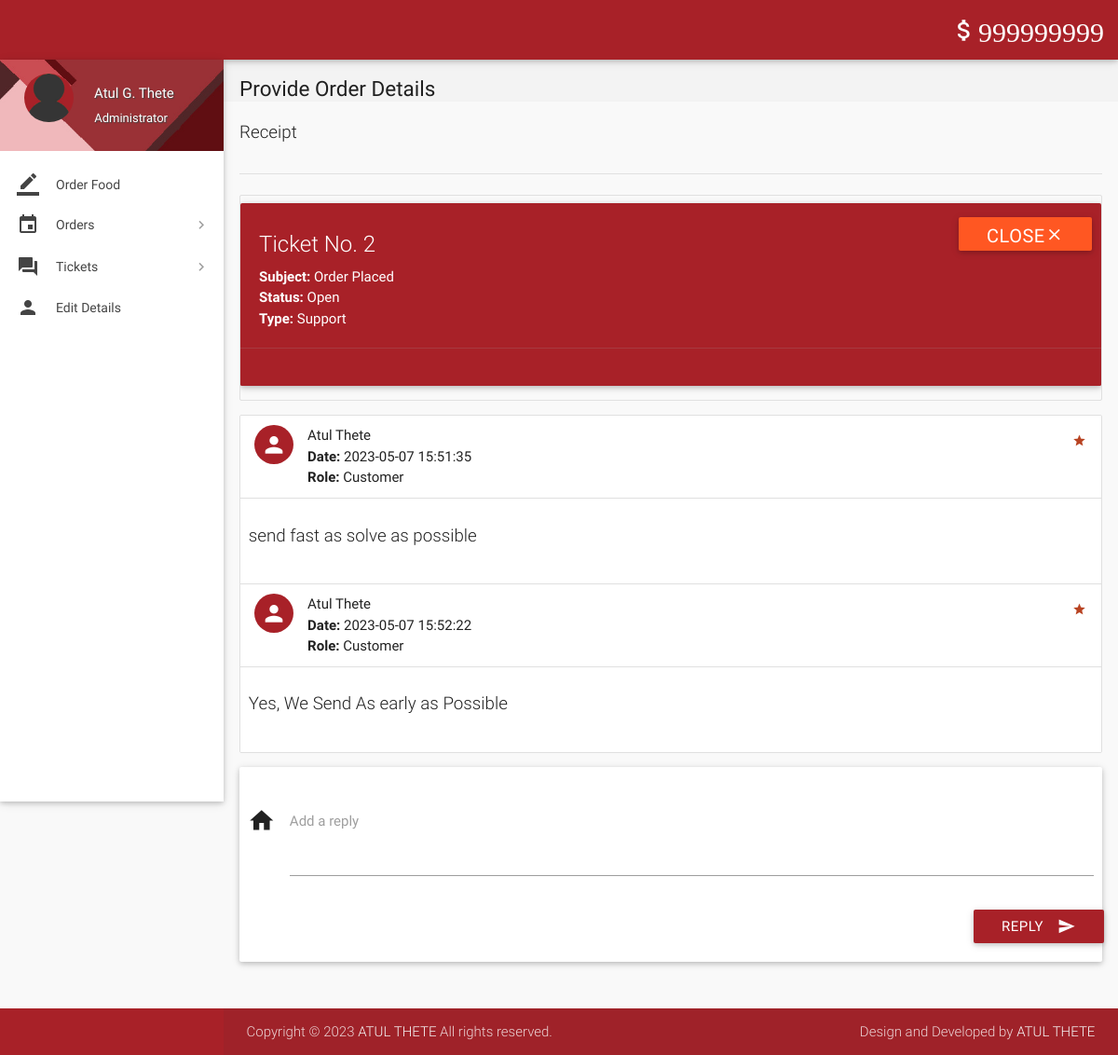
Screenshot of /view-ticket-admin.php?id=2 (signed in) with the database file from the repository.
### tables this page shows
CREATE TABLE `wallet_details` (
  `id` int(11) NOT NULL,
  `wallet_id` int(11) NOT NULL,
  `number` varchar(16) NOT NULL,
  `cvv` int(3) NOT NULL,
  `balance` int(11) NOT NULL DEFAULT 2000
);

CREATE TABLE `tickets` (
  `id` int(11) NOT NULL,
  `poster_id` int(11) NOT NULL,
  `subject` varchar(100) NOT NULL,
  `description` varchar(3000) NOT NULL,
  `status` varchar(8) NOT NULL DEFAULT 'Open',
  `type` varchar(30) NOT NULL DEFAULT 'Others',
  `date` datetime NOT NULL DEFAULT current_timestamp(),
  `deleted` tinyint(4) NOT NULL DEFAULT 0
);

CREATE TABLE `ticket_details` (
  `id` int(11) NOT NULL,
  `ticket_id` int(11) NOT NULL,
  `user_id` int(11) NOT NULL,
  `description` varchar(1000) NOT NULL,
  `date` datetime NOT NULL DEFAULT current_timestamp()
);

CREATE TABLE `users` (
  `id` int(11) NOT NULL,
  `role` varchar(15) NOT NULL DEFAULT 'Customer',
  `name` varchar(15) NOT NULL,
  `username` varchar(100) NOT NULL,
  `password` varchar(16) NOT NULL,
  `email` varchar(35) DEFAULT NULL,
  `address` varchar(300) DEFAULT NULL,
  `contact` bigint(11) NOT NULL,
  `verified` tinyint(1) NOT NULL DEFAULT 0,
  `deleted` tinyint(4) NOT NULL DEFAULT 0
);

### includes/wallet.php (called while the page is built)
<?php
$user_id=$_SESSION['user_id'];
$sql = mysqli_query($con, "SELECT * FROM wallet where customer_id = $user_id");
while($row1 = mysqli_fetch_array($sql)){
$wallet_id = $row1['id'];
}
$sql = mysqli_query($con, "SELECT * FROM wallet_details where wallet_id = $wallet_id");
while($row1 = mysqli_fetch_array($sql)){
$balance = $row1['balance'];
}
?>

### includes/connect.php (called while the page is built, shortened)
<?php
$name = $_SESSION['name'];
$role = $_SESSION['role'];
?>

### view-ticket-admin.php (the view, shortened to what this page needs)
<?php
include 'includes/connect.php';
include 'includes/wallet.php';
$continue=0;
if($_SESSION['admin_sid']==session_id())
{
		$ticket_id = $_GET['id'];
		$sql1 = "SELECT * FROM tickets WHERE id = $ticket_id;";
		if(mysqli_num_rows(mysqli_query($con,$sql1))>0){
			$row  = $con->query($sql1)->fetch_assoc();
			$type = $row['type'];
			$subject = $row['subject'];
			$status = $row['status'];
			$continue=1;
		}
		else
			$continue = 0;
}
if($continue){
?>
<!DOCTYPE html>
<html lang="en">
<head>
  <link href="css/materialize.min.css" type="text/css" rel="stylesheet" media="screen,projection">
  <link href="css/style.min.css" type="text/css" rel="stylesheet" media="screen,projection">
  <link href="css/custom/custom.min.css" type="text/css" rel="stylesheet" media="screen,projection">
  <link href="js/plugins/perfect-scrollbar/perfect-scrollbar.css" type="text/css" rel="stylesheet" media="screen,projection">
</head>
<body>
  <header id="header" class="page-topbar">
        <div class="navbar-fixed">
            <nav class="navbar-color">
                <div class="nav-wrapper">
                    <ul class="left">
                      <li><h1 class="logo-wrapper"><a href="index.php" class="brand-logo darken-1"><img src="images/materialize-logo.png" alt="logo"></a> <span class="logo-text">Logo</span></h1></li>
                    </ul>
                    <ul class="right hide-on-med-and-down">
                        <li><a href="#" class="waves-effect waves-block waves-light"><i class="mdi-editor-attach-money"><?php echo $balance;?></i></a>
                        </li>
                    </ul>
                </div>
            </nav>
        </div>
  </header>
  <div id="main">
    <div class="wrapper">
      <aside id="left-sidebar-nav">
        <ul id="slide-out" class="side-nav fixed leftside-navigation">
            <li class="user-details cyan darken-2">
            <div class="row">
                <div class="col col s4 m4 l4">
                    <img src="images/avatar.jpg" alt="" class="circle responsive-img valign profile-image">
                </div>
                <div class="col col s8 m8 l8">
                    <a class="btn-flat dropdown-button waves-effect waves-light white-text profile-btn" href="#" data-activates="profile-dropdown"><?php echo $name;?> <i class="mdi-navigation-arrow-drop-down right"></i></a>
                    <p class="user-roal"><?php echo $role;?></p>
                </div>
            </div>
            </li>
            <li class="bold"><a href="index.php" class="waves-effect waves-cyan"><i class="mdi-editor-border-color"></i> Order Food</a>
            </li>
                <li class="no-padding">
                    <ul class="collapsible collapsible-accordion">
                        <li class="bold"><a class="collapsible-header waves-effect waves-cyan"><i class="mdi-editor-insert-invitation"></i> Orders</a>
                        </li>
                    </ul>
                </li>
                 <li class="no-padding">
                    <ul class="collapsible collapsible-accordion">
                        <li class="bold"><a class="collapsible-header waves-effect waves-cyan"><i class="mdi-action-question-answer"></i> Tickets</a>
                        </li>
                    </ul>
                </li>
            <li class="bold"><a href="details.php" class="waves-effect waves-cyan"><i class="mdi-social-person"></i> Edit Details</a>
            </li>
        </ul>
        </aside>
      <section id="content">
        <div id="breadcrumbs-wrapper">
          <div class="container">
            <div class="row">
              <div class="col s12 m12 l12">
                <h5 class="breadcrumbs-title">Provide Order Details</h5>
              </div>
            </div>
          </div>
        </div>
        <div class="container">
          <p class="caption">Receipt</p>
          <div class="divider"></div>
<div class="section">
                                <?php
								echo '<ul id="task-card" class="collection with-header">
									<div id="card-alert" class="card cyan">
										<div class="card-content white-text">
										<span class="card-title white-text darken-1">Ticket No. '.$ticket_id.'</span>
										<p><strong>Subject: </strong>'.$subject.'</p>
										<p><strong>Status: </strong>'.$status.'</p>
										<p><strong>Type: </strong>'.$type.'</p>
										</div>
										<div class="card-action cyan">
										<form method="post" action="routers/ticket-status.php">
										<input type="hidden" name="ticket_id" value="'.$ticket_id.'">
										<input type="hidden" name="status" value="'.($status != 'Closed' ? 'Closed' : 'Open').'">
										<button class="waves-effect waves-light deep-orange btn white-text" type="submit" name="action">'
										.($status != 'Closed' ? 'Close<i class="mdi-navigation-close"></i>' : 'Reopen<i class="mdi-navigation-check"></i>').'
										</button>
										</form>
										</div>
									</div>
                                </ul>';
								echo '<ul id="issues-collection" class="collection">';
								$sql1 = mysqli_query($con, "SELECT * from ticket_details WHERE ticket_id = $ticket_id;");
								while($row1 = mysqli_fetch_array($sql1)){
									$sql2 = "SELECT * FROM users WHERE id = ".$row1['user_id'].";";
									if(mysqli_num_rows(mysqli_query($con,$sql2))>0){
										$row2  = $con->query($sql2)->fetch_assoc();
										$name = $row2['name'];
										$role1 = $row2['role'];
									}
								  echo '
								  <li class="collection-item avatar">
									  <i class="'.($role1=='Administrator' ? 'mdi-action-star-rate' : 'mdi-social-person').' cyan circle"></i>
									  <span class="collection-header"> '.$name.'</span>
									  <p><strong>Date:</strong> '.$row1['date'].'</p>
									  <p><strong>Role:</strong> '.$role1.'</p>
									  <a href="#" class="secondary-content">
									  <i class="mdi-action-grade"></i></a>
								  </li>
								  <li class="collection-item">
									  <div class="row">
									  <p class="caption">'.$row1['description'].'</p>
									  </div>
									  </li>';
								}
							  echo '</ul>';
							  if($status != 'Closed'){
							  echo '
							  <div class="card-panel">
                  <div class="row">
                    <form class="formValidate" id="formValidate" method="post" action="routers/ticket-message.php" novalidate="novalidate" class="col s12">
                      <div class="row">
					  <input type="hidden" name="role" value="'.$role.'">
					  <input type="hidden" name="ticket_id" value="'.$ticket_id.'">
                        <div class="input-field col s12">
                          <i class="mdi-action-home prefix"></i>
                          <textarea name="message" id="message" class="materialize-textarea validate" data-error=".errorTxt1"></textarea>
                          <label for="message" class="">Add a reply</label>
						  <div class="errorTxt1"></div>
                        </div>
                        <div class="row">
                          <div class="input-field col s12">
                            <button class="btn cyan waves-effect waves-light right" type="submit" name="action">Reply
                              <i class="mdi-content-send right"></i>
                            </button>
                          </div>
                        </div>
                      </div>
                    </form>
                  </div>
                </div>';
							  }
								?>
          </div>
              </div>
            </div>
        </div>
    <footer class="page-footer">
    <div class="footer-copyright">
      <div class="container">
        <span>Copyright © 2023  <a class="grey-text text-lighten-4" href="#" target="_blank">ATUL THETE</a> All rights reserved.</span>
        <span class="right"> Design and Developed by <a class="grey-text text-lighten-4" href="#">ATUL THETE</a></span>
        </div>
    </div>
  </footer>
</body>
</html>
<?php
	}
?>

### rows the page displays
wallet_details: balance "999999999"
tickets: subject "Order Placed", status "Open", type "Support"
ticket_details: user.name "Atul Thete", date "2023-05-07 15:51:35", user.role "Customer", description "send fast as solve as possible"
ticket_details: user.name "Atul Thete", date "2023-05-07 15:52:22", user.role "Customer", description "Yes, We Send As early as Possible"

### other values shown
$name "Atul G. Thete"
$role "Administrator"
$ticket_id "2"
